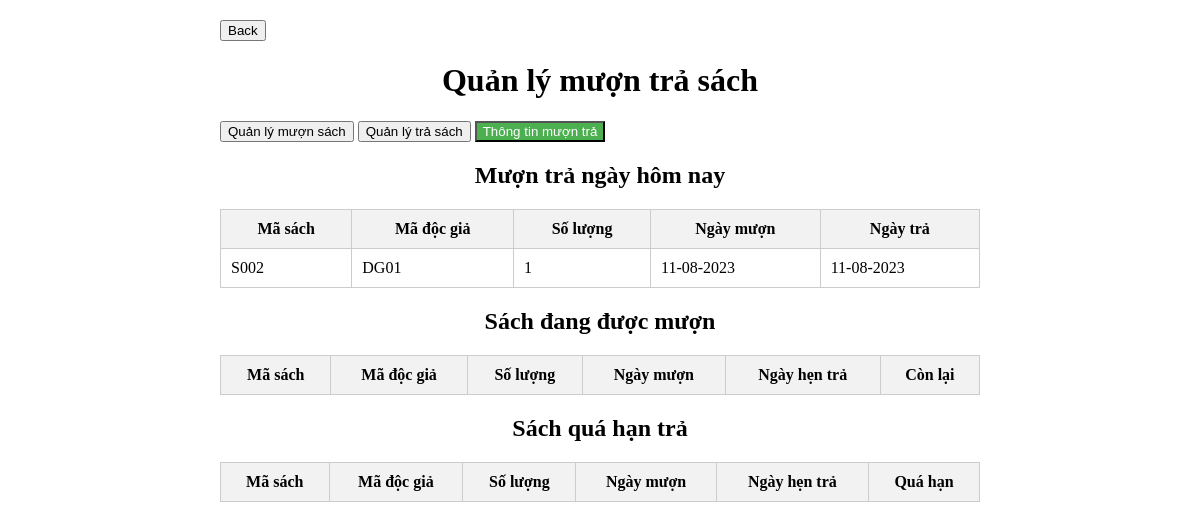
Page /quan-ly-muon-tra-sach/tt-muon-tra/ on the committed database.
### quan_ly_muon_tra_sach/models.py (models this page shows, shortened)
class MuonTraSach(models.Model):
    ma_thu_thu = models.ForeignKey(Thuthu, on_delete=models.CASCADE, default='')
    ma_doc_gia = models.ForeignKey(DocGia, on_delete=models.CASCADE, default='')
    ma_sach = models.ForeignKey(Sach, on_delete=models.CASCADE, default='')
    so_luong = models.IntegerField()
    ngay_muon = models.DateField()
    ngay_hen_tra = models.DateField()
    ngay_tra = models.DateField(null=True, blank=True)
    class Meta:
        unique_together = ('ma_thu_thu', 'ma_doc_gia', 'ma_sach', 'ngay_muon')

### quan_ly_sach/models.py (models this page shows, shortened)
class Sach(models.Model):
    ma_sach = models.CharField(max_length=10, unique=True)
    ten_sach = models.CharField(max_length=200)
    ten_tac_gia = models.CharField(max_length=100)
    nam_xuat_ban = models.PositiveIntegerField()
    so_luong_con = models.PositiveIntegerField()
    so_luong_muon = models.PositiveIntegerField(default=0)
    LOAI_SACH_CHOICES = [
        ('TRUYEN', 'Truyện'),
        ('KY_NANG', 'Kỹ năng'),
        ('KIEN_THUC', 'Kiến thức'),
        ('VAN_HOC', 'Văn học'),
        ('KHOA_HOC', 'Khoa học'),
        ('KHAC', 'Khác'),
    ]
    loai_sach = models.CharField(max_length=10, choices=LOAI_SACH_CHOICES)

### quan_ly_doc_gia/models.py (models this page shows, shortened)
class DocGia(models.Model):
    ma_doc_gia = models.CharField(max_length=10, unique=True)
    ten_doc_gia = models.CharField(max_length=200)
    ngay_sinh = models.DateField()
    so_dien_thoai = models.CharField(max_length=20)
    ngay_tao_the = models.DateField()
    ngay_het_han = models.DateField()
    dia_chi = models.TextField()

### quan_ly_muon_tra_sach/views.py (the view, shortened to what this page needs)
# urls.py: path('tt-muon-tra/', views.thong_tin_muon_tra_view, name='thong_tin_muon_tra')
def thong_tin_muon_tra_view(request):
    context = {}
    data_muon_sach = MuonTraSach.objects.filter(ngay_tra__isnull=True)
    data_qua_han = MuonTraSach.objects.filter(ngay_tra__isnull=True, ngay_hen_tra__lt=datetime.now().date())
    data_muon_tra_hom_nay = MuonTraSach.objects.filter(
        Q(ngay_muon=datetime.now().date()) | Q(ngay_tra=datetime.now().date())
    )
    data_muon_sach_list = []
    data_qua_han_list = []
    data_muon_tra_hom_nay_list = []
    for muon_tra in data_muon_tra_hom_nay:
        entry = {
            'ma_sach': muon_tra.ma_sach.ma_sach,
            'ma_doc_gia': muon_tra.ma_doc_gia.ma_doc_gia,
            'so_luong': muon_tra.so_luong,
            'ngay_muon': muon_tra.ngay_muon.strftime('%d-%m-%Y'),
        }
        if muon_tra.ngay_tra:
            entry['ngay_tra'] = muon_tra.ngay_tra.strftime('%d-%m-%Y')
        data_muon_tra_hom_nay_list.append(entry)
    context['data_muon_sach'] = data_muon_sach_list
    context['data_qua_han'] = data_qua_han_list
    context['data_muon_tra_hom_nay'] = data_muon_tra_hom_nay_list
    return render(request, 'thongTinMuonTra.html', context)

### quan_ly_muon_tra_sach/templates/thongTinMuonTra.html (shortened to what this page needs)
<!DOCTYPE html>
<html lang="en">
<head>
    {% load static %}
    <link rel="stylesheet" href="{% static 'quan_ly_muon_tra_sach/quanLyTraSach.css' %}">
</head>
<body>
<form  method="post" action="{% url 'thong_tin_muon_tra' %}">
    <div class="container">
        <button class="back-btn" name="button" value="back">Back</button>
        <h1>Quản lý mượn trả sách</h1>
        <div class="options-buttons">
            <button name="button" value="ql-muon-sach"
                    style="cursor: pointer;">Quản lý mượn sách
            </button>
            <button name="button" value="ql-tra-sach"
                    style="cursor: pointer;">Quản lý trả sách
            </button>
            <button name="button" value="tt-muon-tra"
                    style="background-color: #4CAF50; color: white; cursor: pointer;">Thông tin mượn trả
            </button>
        </div>
        <div class="muon-tra-hom-nay">
            <h2>Mượn trả ngày hôm nay</h2>
            <table class="nguoi-dung-muon-sach">
                <thead>
                <tr>
                    <th>Mã sách</th>
                    <th>Mã độc giả</th>
                    <th>Số lượng</th>
                    <th>Ngày mượn</th>
                    <th>Ngày trả</th>
                </tr>
                </thead>
                <tbody>
                {% for muon_tra in data_muon_tra_hom_nay %}
                <tr>
                    <td>{{ muon_tra.ma_sach }}</td>
                    <td>{{ muon_tra.ma_doc_gia }}</td>
                    <td>{{ muon_tra.so_luong }}</td>
                    <td>{{ muon_tra.ngay_muon }}</td>
                    <td>{{ muon_tra.ngay_tra }}</td>
                </tr>
                {% endfor %}
                </tbody>
            </table>
        </div>
        <h2>Sách đang được mượn</h2>
        <table class="nguoi-dung-muon-sach">
            <thead>
            <tr>
                <th>Mã sách</th>
                <th>Mã độc giả</th>
                <th>Số lượng</th>
                <th>Ngày mượn</th>
                <th>Ngày hẹn trả</th>
                <th>Còn lại</th>
            </tr>
            </thead>
        </table>
        <div class="muon-sach-form">
            <h2>Sách quá hạn trả</h2>
            <table class="nguoi-dung-muon-sach">
                <thead>
                <tr>
                    <th>Mã sách</th>
                    <th>Mã độc giả</th>
                    <th>Số lượng</th>
                    <th>Ngày mượn</th>
                    <th>Ngày hẹn trả</th>
                    <th>Quá hạn</th>
                </tr>
                </thead>
            </table>
        </div>
    </div>
</form>
</body>
</html>

### quan_ly_muon_tra_sach/static/quan_ly_muon_tra_sach/quanLyTraSach.css (style rules this page uses)
body, div { margin: 0; padding: 0; box-sizing: border-box; }
.container { max-width: 800px; margin: 0 auto; padding: 20px; }
h1, h2 { text-align: center; }
.nguoi-dung-muon-sach { width: 100%; border-collapse: collapse; margin-top: 20px; }
.nguoi-dung-muon-sach th, .nguoi-dung-muon-sach td { padding: 10px; border: 1px solid #ccc; }
.nguoi-dung-muon-sach th { background-color: #f2f2f2; }

### rows in the picture
MuonTraSach: ma_sach "S002", ma_doc_gia "DG01", so_luong "1", ngay_muon "11-08-2023", ngay_tra "11-08-2023"
